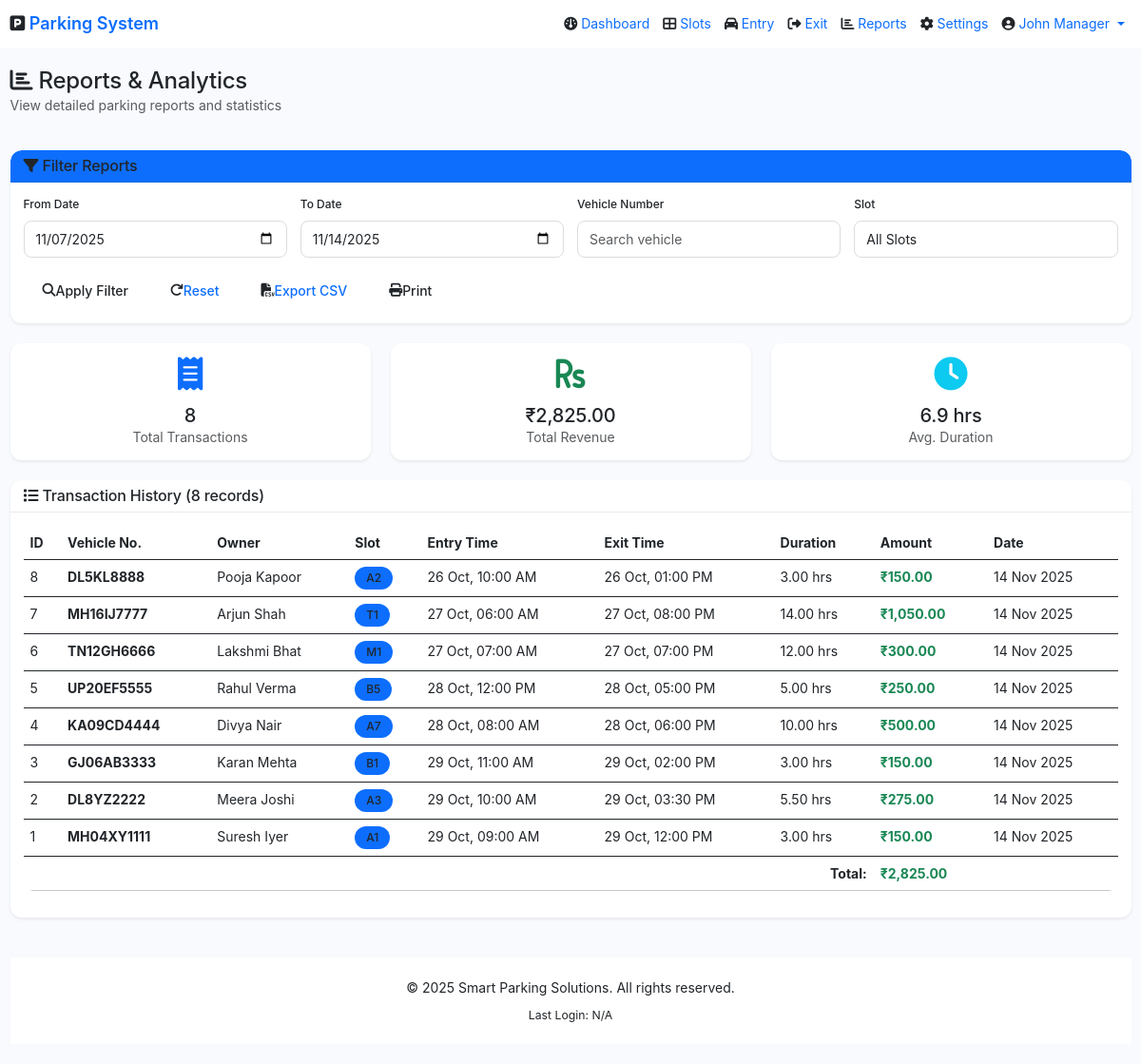
Screenshot of /reports.php (signed in) with the database file from the repository.
### tables this page shows
CREATE TABLE users (
    id INT AUTO_INCREMENT PRIMARY KEY,
    fullname VARCHAR(255) NOT NULL,
    username VARCHAR(50) UNIQUE NOT NULL,
    email VARCHAR(100) UNIQUE NOT NULL,
    password VARCHAR(255) NOT NULL,
    role ENUM('admin', 'super_admin') DEFAULT 'admin',
    created_at TIMESTAMP DEFAULT CURRENT_TIMESTAMP,
    last_login DATETIME NULL,
    status ENUM('active', 'inactive') DEFAULT 'active'
);

CREATE TABLE transactions (
    id INT AUTO_INCREMENT PRIMARY KEY,
    vehicle_id INT NOT NULL,
    vehicle_number VARCHAR(20) NOT NULL,
    owner_name VARCHAR(255) NOT NULL,
    slot_name VARCHAR(10) NOT NULL,
    entry_time DATETIME NOT NULL,
    exit_time DATETIME NOT NULL,
    duration_hours DECIMAL(10,2) NOT NULL,
    amount DECIMAL(10,2) NOT NULL,
    payment_status ENUM('paid', 'pending') DEFAULT 'paid',
    created_at TIMESTAMP DEFAULT CURRENT_TIMESTAMP,
    FOREIGN KEY (vehicle_id) REFERENCES vehicles(id) ON DELETE CASCADE
);

### includes/db.php (called while the page is built, shortened)
<?php
try {
    $pdo = new PDO(
        "mysql:host=" . DB_HOST . ";dbname=" . DB_NAME . ";charset=utf8mb4",
        DB_USER,
        DB_PASS,
        [
            PDO::ATTR_ERRMODE => PDO::ERRMODE_EXCEPTION,
            PDO::ATTR_DEFAULT_FETCH_MODE => PDO::FETCH_ASSOC,
            PDO::ATTR_EMULATE_PREPARES => false
        ]
    );
} catch (PDOException $e) {
    die("Database Connection Failed: " . $e->getMessage());
}
function isLoggedIn() {
    return isset($_SESSION['admin_id']) && !empty($_SESSION['admin_id']);
}
function getCurrentUser() {
    global $pdo;
    $stmt = $pdo->prepare("SELECT * FROM users WHERE id = ?");
    $stmt->execute([$_SESSION['admin_id']]);
    return $stmt->fetch();
}
?>

### reports.php (the view, shortened to what this page needs)
<?php
require_once 'includes/header.php';
$date_from = isset($_GET['date_from']) ? $_GET['date_from'] : date('Y-m-d', strtotime('-7 days'));
$date_to = isset($_GET['date_to']) ? $_GET['date_to'] : date('Y-m-d');
$vehicle_number = isset($_GET['vehicle_number']) ? cleanInput($_GET['vehicle_number']) : '';
$slot_name = isset($_GET['slot_name']) ? cleanInput($_GET['slot_name']) : '';
$query = "SELECT * FROM transactions WHERE 1=1";
$params = [];
if ($date_from) {
    $query .= " AND DATE(created_at) >= ?";
    $params[] = $date_from;
}
if ($date_to) {
    $query .= " AND DATE(created_at) <= ?";
    $params[] = $date_to;
}
$query .= " ORDER BY created_at DESC";
$stmt = $pdo->prepare($query);
$stmt->execute($params);
$transactions = $stmt->fetchAll();
$total_transactions = count($transactions);
$total_revenue = array_sum(array_column($transactions, 'amount'));
$avg_duration = $total_transactions > 0 ? array_sum(array_column($transactions, 'duration_hours')) / $total_transactions : 0;
?>
<div class="container-fluid py-4">
    <div class="row mb-4">
        <div class="col-12">
            <h2><i class="fas fa-chart-bar"></i> Reports & Analytics</h2>
            <p class="text-muted">View detailed parking reports and statistics</p>
        </div>
    </div>
    <div class="card border-0 shadow-sm mb-4" data-aos="fade-up">
        <div class="card-header bg-primary text-white">
            <h5 class="mb-0"><i class="fas fa-filter"></i> Filter Reports</h5>
        </div>
        <div class="card-body">
            <form method="GET" action="" class="row g-3">
                <div class="col-md-3">
                    <label class="form-label">From Date</label>
                    <input type="date" class="form-control" name="date_from" value="<?= $date_from ?>">
                </div>
                <div class="col-md-3">
                    <label class="form-label">To Date</label>
                    <input type="date" class="form-control" name="date_to" value="<?= $date_to ?>">
                </div>
                <div class="col-md-3">
                    <label class="form-label">Vehicle Number</label>
                    <input type="text" class="form-control" name="vehicle_number" placeholder="Search vehicle" value="<?= $vehicle_number ?>">
                </div>
                <div class="col-md-3">
                    <label class="form-label">Slot</label>
                    <select class="form-select" name="slot_name">
                        <option value="">All Slots</option>
                    </select>
                </div>
                <div class="col-12">
                    <button type="submit" class="btn btn-primary"><i class="fas fa-search"></i> Apply Filter</button>
                    <a href="reports.php" class="btn btn-secondary"><i class="fas fa-redo"></i> Reset</a>
                    <a href="?export=1&date_from=<?= $date_from ?>&date_to=<?= $date_to ?>&vehicle_number=<?= $vehicle_number ?>&slot_name=<?= $slot_name ?>" class="btn btn-success"><i class="fas fa-file-csv"></i> Export CSV</a>
                    <button type="button" class="btn btn-info" onclick="window.print()"><i class="fas fa-print"></i> Print</button>
                </div>
            </form>
        </div>
    </div>
    <div class="row g-4 mb-4">
        <div class="col-md-4" data-aos="fade-up" data-aos-delay="100">
            <div class="card border-0 shadow-sm">
                <div class="card-body text-center">
                    <i class="fas fa-receipt text-primary" style="font-size: 2.5rem;"></i>
                    <h3 class="mt-3 mb-0"><?= $total_transactions ?></h3>
                    <p class="text-muted mb-0">Total Transactions</p>
                </div>
            </div>
        </div>
        <div class="col-md-4" data-aos="fade-up" data-aos-delay="200">
            <div class="card border-0 shadow-sm">
                <div class="card-body text-center">
                    <i class="fas fa-rupee-sign text-success" style="font-size: 2.5rem;"></i>
                    <h3 class="mt-3 mb-0">₹<?= number_format($total_revenue, 2) ?></h3>
                    <p class="text-muted mb-0">Total Revenue</p>
                </div>
            </div>
        </div>
        <div class="col-md-4" data-aos="fade-up" data-aos-delay="300">
            <div class="card border-0 shadow-sm">
                <div class="card-body text-center">
                    <i class="fas fa-clock text-info" style="font-size: 2.5rem;"></i>
                    <h3 class="mt-3 mb-0"><?= number_format($avg_duration, 1) ?> hrs</h3>
                    <p class="text-muted mb-0">Avg. Duration</p>
                </div>
            </div>
        </div>
    </div>
    <div class="card border-0 shadow-sm" data-aos="fade-up">
        <div class="card-header bg-white">
            <h5 class="mb-0"><i class="fas fa-list"></i> Transaction History (<?= $total_transactions ?> records)</h5>
        </div>
        <div class="card-body">
        <?php if (empty($transactions)): ?>
            <div class="text-center py-5">
                <i class="fas fa-inbox text-muted" style="font-size: 4rem;"></i>
                <p class="text-muted mt-3">No transactions found for the selected filters</p>
            </div>
        <?php else: ?>
            <div class="table-responsive">
                <table class="table table-hover" id="transactionTable">
                    <thead>
                        <tr>
                            <th>ID</th>
                            <th>Vehicle No.</th>
                            <th>Owner</th>
                            <th>Slot</th>
                            <th>Entry Time</th>
                            <th>Exit Time</th>
                            <th>Duration</th>
                            <th>Amount</th>
                            <th>Date</th>
                        </tr>
                    </thead>
                    <tbody>
                        <?php foreach ($transactions as $t): ?>
                            <tr>
                                <td><?= $t['id'] ?></td>
                                <td><strong><?= htmlspecialchars($t['vehicle_number']) ?></strong></td>
                                <td><?= htmlspecialchars($t['owner_name']) ?></td>
                                <td><span class="badge bg-primary"><?= htmlspecialchars($t['slot_name']) ?></span></td>
                                <td><?= date('d M, h:i A', strtotime($t['entry_time'])) ?></td>
                                <td><?= date('d M, h:i A', strtotime($t['exit_time'])) ?></td>
                                <td><?= $t['duration_hours'] ?> hrs</td>
                                <td><strong class="text-success">₹<?= number_format($t['amount'], 2) ?></strong></td>
                                <td><?= date('d M Y', strtotime($t['created_at'])) ?></td>
                            </tr>
                        <?php endforeach; ?>
                    </tbody>
                    <tfoot>
                        <tr class="table-light">
                            <td colspan="7" class="text-end"><strong>Total:</strong></td>
                            <td><strong class="text-success">₹<?= number_format($total_revenue, 2) ?></strong></td>
                            <td></td>
                        </tr>
                    </tfoot>
                </table>
            </div>
        <?php endif; ?>
        </div>
    </div>
<?php require_once 'includes/footer.php'; ?>

### includes/header.php (shortened to what this page needs)
<?php
require_once 'db.php';
$public_pages = ['index.php', 'login.php', 'register.php'];
$current_page = basename($_SERVER['PHP_SELF']);
$user = getCurrentUser();
?>
<!DOCTYPE html>
<html lang="en">
<head>
    <link href="https://cdn.jsdelivr.net/npm/bootstrap@5.3.2/dist/css/bootstrap.min.css" rel="stylesheet">
    <link rel="stylesheet" href="https://cdnjs.cloudflare.com/ajax/libs/font-awesome/6.4.0/css/all.min.css">
    <link href="https://unpkg.com/aos@2.3.1/dist/aos.css" rel="stylesheet">
    <link rel="stylesheet" href="assets/css/style.css">
</head>
<body>
<?php if (!in_array($current_page, $public_pages)): ?>
<nav class="navbar navbar-expand-lg navbar-dark bg-primary sticky-top">
    <div class="container-fluid">
        <a class="navbar-brand" href="dashboard.php">
            <i class="fas fa-parking"></i> Parking System
        </a>
        <div class="collapse navbar-collapse" id="navbarNav">
            <ul class="navbar-nav ms-auto">
                <li class="nav-item">
                    <a class="nav-link <?= $current_page == 'dashboard.php' ? 'active' : '' ?>" href="dashboard.php">
                        <i class="fas fa-dashboard"></i> Dashboard
                    </a>
                </li>
                <li class="nav-item">
                    <a class="nav-link <?= $current_page == 'slots.php' ? 'active' : '' ?>" href="slots.php">
                        <i class="fas fa-th-large"></i> Slots
                    </a>
                </li>
                <li class="nav-item">
                    <a class="nav-link <?= $current_page == 'vehicle_entry.php' ? 'active' : '' ?>" href="vehicle_entry.php">
                        <i class="fas fa-car"></i> Entry
                    </a>
                </li>
                <li class="nav-item">
                    <a class="nav-link <?= $current_page == 'vehicle_exit.php' ? 'active' : '' ?>" href="vehicle_exit.php">
                        <i class="fas fa-sign-out-alt"></i> Exit
                    </a>
                </li>
                <li class="nav-item">
                    <a class="nav-link <?= $current_page == 'reports.php' ? 'active' : '' ?>" href="reports.php">
                        <i class="fas fa-chart-bar"></i> Reports
                    </a>
                </li>
                <li class="nav-item">
                    <a class="nav-link <?= $current_page == 'settings.php' ? 'active' : '' ?>" href="settings.php">
                        <i class="fas fa-cog"></i> Settings
                    </a>
                </li>
                <li class="nav-item dropdown">
                    <a class="nav-link dropdown-toggle" href="#" id="userDropdown" role="button" data-bs-toggle="dropdown">
                        <i class="fas fa-user-circle"></i> <?= htmlspecialchars($user['fullname']) ?>
                    </a>
                </li>
            </ul>
        </div>
    </div>
</nav>
<?php endif; ?>

### rows the page displays
users: fullname "John Manager"
transactions: id "8", vehicle_number "DL5KL8888", owner_name "Pooja Kapoor", slot_name "A2", entry_time "26 Oct, 10:00 AM", exit_time "26 Oct, 01:00 PM", duration_hours "3.00", amount "150.00", created_at "14 Nov 2025"
transactions: id "7", vehicle_number "MH16IJ7777", owner_name "Arjun Shah", slot_name "T1", entry_time "27 Oct, 06:00 AM", exit_time "27 Oct, 08:00 PM", duration_hours "14.00", amount "1,050.00", created_at "14 Nov 2025"
transactions: id "6", vehicle_number "TN12GH6666", owner_name "Lakshmi Bhat", slot_name "M1", entry_time "27 Oct, 07:00 AM", exit_time "27 Oct, 07:00 PM", duration_hours "12.00", amount "300.00", created_at "14 Nov 2025"
transactions: id "5", vehicle_number "UP20EF5555", owner_name "Rahul Verma", slot_name "B5", entry_time "28 Oct, 12:00 PM", exit_time "28 Oct, 05:00 PM", duration_hours "5.00", amount "250.00", created_at "14 Nov 2025"
transactions: id "4", vehicle_number "KA09CD4444", owner_name "Divya Nair", slot_name "A7", entry_time "28 Oct, 08:00 AM", exit_time "28 Oct, 06:00 PM", duration_hours "10.00", amount "500.00", created_at "14 Nov 2025"
transactions: id "3", vehicle_number "GJ06AB3333", owner_name "Karan Mehta", slot_name "B1", entry_time "29 Oct, 11:00 AM", exit_time "29 Oct, 02:00 PM", duration_hours "3.00", amount "150.00", created_at "14 Nov 2025"
transactions: id "2", vehicle_number "DL8YZ2222", owner_name "Meera Joshi", slot_name "A3", entry_time "29 Oct, 10:00 AM", exit_time "29 Oct, 03:30 PM", duration_hours "5.50", amount "275.00", created_at "14 Nov 2025"
transactions: id "1", vehicle_number "MH04XY1111", owner_name "Suresh Iyer", slot_name "A1", entry_time "29 Oct, 09:00 AM", exit_time "29 Oct, 12:00 PM", duration_hours "3.00", amount "150.00", created_at "14 Nov 2025"

### other values shown
$total_transactions "8"
$total_revenue "2,825.00"
$avg_duration "6.9"
